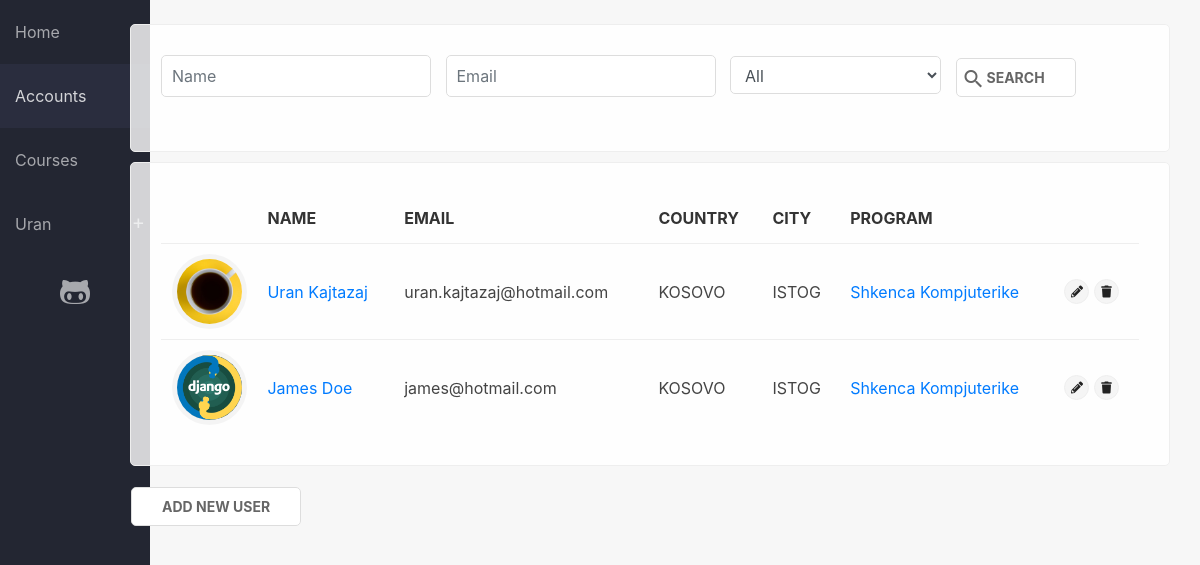
The app's page /students/ (signed in) with its own data.
### sems/models.py (models this page shows, shortened)
class Student(models.Model):
    user = models.OneToOneField(User, on_delete=models.CASCADE, null=True)
    first_name = models.CharField(max_length=100, null=True)
    last_name = models.CharField(max_length=100, null=True)
    picture = models.ImageField(null=True, blank=True, default='no-img.png')
    website = models.URLField(max_length=100, null=True, blank=True)
    email = models.EmailField(max_length=100, null=True)
    program = models.ForeignKey(Program, on_delete=models.SET_NULL, null=True)
    country = models.ForeignKey(State, on_delete=models.SET_NULL, null=True)
    city = models.CharField(max_length=100, null=True)
    course = models.ManyToManyField(Course, related_name='course', blank=True)
    course_teacher = models.ManyToManyField(Course, related_name='course_teacher', blank=True)
    viti = models.IntegerField(choices=YEARS, default=1)
    semester = models.IntegerField(choices=SEMESTER, default=1)
    level = models.CharField(max_length=100, choices=LEVELS, default=1)

class State(models.Model):
    name = models.CharField(max_length=100)
    def __str__(self):
        return self.name

class Program(models.Model):
    name = models.CharField(max_length=150)
    summary = models.TextField(null=True, blank=True)
    def __str__(self):
        return self.name

### sems/views.py (the view)
# urls.py: path('students/', views.students_view, name='students'),
def students_view(request):
    students = Student.objects.all()
    programs = Program.objects.all()
    if request.method == 'GET':
        p = request.GET.get('program', '')
        name = request.GET.get('name', '')
        email = request.GET.get('email', '')
        if p != '':
            students = Student.objects.filter(program=p, first_name__contains=name, email__contains=email)
        else:
            students = Student.objects.filter(first_name__contains=name, email__contains=email)
    if request.user.is_authenticated:
        return render(
            request,
            'students_list.html',
            {'students': students, 'programs': programs, 'media_url': settings.MEDIA_ROOT},
        )
    else:
        return redirect('login')

### sems/templates/students_list.html (shortened to what this page needs)
{% extends 'base_generic.html' %}
{% block content %}
<div class="container">
    <div class="shadow-box">
    <form class="form-spaced" action="" method="get">
        <label for="name">
            <input class="form-control" placeholder="Name" value="{{ request.GET.name }}" type="text" name="name" id="name">
        </label>
        <label for="email">
            <input class="form-control" placeholder="Email" value="{{ request.GET.email }}" type="email" name="email" id="email">
        </label>
        <label for="program">
            <select class="form-control" name="program" id="program">
                <option value="">All</option>
            </select>
        </label>
        <button type="submit" class="btn btn-primary"><i class="material-icons">search</i>Search</button>
    </form>
    </div>
    <div class="shadow-box">
        {% if students %}
        <table>
            <thead>
                <tr>
                    <th class="d-none d-sm-table-cell"></th>
                    <th>Name</th>
                    <th class="d-none d-sm-table-cell">Email</th>
                    <th class="d-none d-sm-table-cell">Country</th>
                    <th class="d-none d-sm-table-cell">City</th>
                    <th>Program</th>
                    {% if user.is_superuser and user.is_authenticated %}
                    <th></th>
                    {% endif %}
                </tr>
            </thead>
            <tbody>
                {% for s in students %}
                <tr>
                    <td class="d-none d-sm-table-cell text-center"><div class="img-round"><img src="../static/uploads/{% if s.picture %}{{ s.picture }} {% else %}no-img.png {% endif %}" /></div></td>
                    <td><a href="{% url 'student_detail' pk=s.pk %}">{{ s.first_name }} {{ s.last_name }}</a></td>
                    <td class="d-none d-sm-table-cell">{{ s.email }}</td>
                    <td class="d-none d-sm-table-cell text-uppercase">{{ s.country }}</td>
                    <td class="d-none d-sm-table-cell text-uppercase">{{ s.city }}</td>
                    <td><a href="{% url 'program_single' pk=s.program.pk %}">{{ s.program }}</a></td>
                    {% if user.is_superuser and user.is_authenticated %}
                    <td style="max-width: 120px"><a href="{% url 'user_edit' pk=s.pk %}"><span class="label sm-label"><i class="fas fa-pencil-alt"></i></span></a>
                    <span class="with-popup">
                        <a><span class="label sm-label"><i class="fas fa-trash"></i></span></a>
                    </span></td>
                    {% endif %}
                </tr>
                {% endfor %}
            </tbody>
        </table>
        {% else %}
        <p class="text-center"><i class="material-icons">sentiment_satisfied</i><br>No users added</p>
        <p class="text-center lead">Start by <a href="{% url 'user_add' %}">adding a new user</a></p>
        {% endif %}
    </div>
        {% if user.is_authenticated and user.is_superuser and students %}
        <div class="empty-box">
            <a class="btn btn-primary" href="{% url 'user_add' %}">Add new user</a>
        </div>
        {% endif %}
</div>
{% endblock %}

### sems/templates/base_generic.html (shortened to what this page needs)
{% load static %}
<html>
<head>
    <link rel="stylesheet" href="https://use.fontawesome.com/releases/v5.0.12/css/all.css">
    <link rel="stylesheet" href="{% static 'css/bootstrap.min.css' %}">
    <link rel="stylesheet" href="{% static 'css/main.css' %}">
    <link rel="stylesheet" href="{% static 'fonts/fontawesome-all.min.css' %}">
</head>
<body>
    <div class="wrapper">
        <div class="container-fluid">
            <div class="row">
                <div class="no-padding col-md-1 col-sm-4">
                    <header>
                        <nav>
                            {% url 'home' as hom %} {% url 'students' as acc %} {% url 'programs' as prog %} {% url 'login' as log %} {% url 'student_detail' pk=user.student.pk as sd %}
                            <a href="{% url 'home' %}" {% if request.path == hom %} class="active" {% endif %}>Home</a>
                            <a href="{% url 'students' %}" {% if request.path == acc %} class="active" {% endif %}>Accounts</a>
                            <a href="{% url 'programs' %}" {% if request.path == prog %} class="active" {% endif %}>Courses</a>
                            <div>
                                {% if not user.is_authenticated %}
                                <a href="{% url 'login' %}" {% if request.path == log %} class="active" {% endif %}>Login</a> {% else %}
                                <div class="dd">
                                    <a {% if request.path == sd %} class="active" {% endif %}>{{ user.student.first_name }}</a>
                                </div>
                                {% endif %}
                            </div>
                            <a href="https://github.com/urankajtazaj/SEMS" class="text-center" title="View on GitHub" target="_blank"><i class="fab fa-github-alt fa-2x"></i></a>
                        </nav>
                    </header>
                </div>
                <div class="col-md-11 col-sm-8">
                    <br>
                    {% block content %} {% endblock %}
                </div>
            </div>
        </div>
    </div>
</body>
</html>

### sems/static/css/main.css (style rules this page uses)
* { --main-color: #006992; }
body { display: flex; flex-direction: column; background-color: #f7f7f7; min-height: 100vh; }
.wrapper { flex: 1; }
.no-padding { padding: 0; }
nav { background-color: #232632; margin-bottom: 15px; border-bottom: 1px solid #eee; height: 100vh; position: fixed; min-width: 150px; }
nav a { display: block; padding: 20px 15px; color: rgba(255,255,255,.6); transition: 100ms ease; }
a.active { color: rgba(255,255,255,.8); background-color: #2A2D3E; }
.dd::before, .minus::before { content: '+'; position: absolute; right: 0; font-size: 20px; margin-top: 15px; margin-right: 5px; }
.dd { position: relative; cursor: pointer; display: block; color: rgba(255,255,255,.6); }
.shadow-box, .card-box, .empty-box { padding: 30px; border-radius: 5px; margin-bottom: 10px; display: block; border: 1px solid #eee; position: relative; background-color: rgba(255,255,255,.8); position: relative; overflow: hidden; }
.empty-box { border-color: transparent; background-color: transparent; padding: 10px 0; }
table { width: 100%; }
td, th { padding: 15px 10px; border-top: 1px solid #eee; color: #444; }
th { border: none; color: #333; text-transform: uppercase; }
.form-spaced label { margin-right: 10px; }
.btn { border: none; text-transform: uppercase; font-size: normal; font-weight: bold; border-radius: 4px; position: relative; padding: 6px 20px; padding-left: 30px; }
.label { display: inline-flex; justify-content: center; align-items: center; border-radius: 50px; background-color: #f5f5f5; color: #777; padding: 4px 10px; border: 1px solid #eee; }
.btn-primary, .empty-box a.btn-primary, .empty-box button.btn-primary, input.btn-primary, .btn-third, .btn-danger { border-radius: 5px; background-color: #fff; border: 1px solid #ddd; color: #666; font-size: 14px; box-shadow: none; padding: 8px 30px; background: #fff; }
.img-round { width: 65px; height: 65px; overflow: hidden; display: inline-flex; justify-content: center; align-items: center; border-radius: 100px; box-shadow: 0px 0px 0px 5px rgba(0,0,0,0.04); }
.img-round > img, .thumb > img { max-height: 110%; min-height: 100%; }
.form-control, .form-control[readonly], .input-styled input, .input-styled select { border-radius: 5px; background-color: #fff; width: 100%; padding: 8px 10px; border-color: #ddd; transition: 200ms ease; }
.material-icons, .label .material-icons { position: absolute; left: 0; }
.btn .material-icons { left: 5; }
td { position: relative; }
.with-popup { position: relative; }
.with-popup a { cursor: pointer; }
.sm-label { width: 25px; height: 25px; font-size: 12px; }
td .fas { color: #222; }

### records on screen
Student: picture (picture), first_name "Uran", last_name "Kajtazaj", email "uran.kajtazaj@hotmail.com", country "KOSOVO", city "ISTOG", program "Shkenca Kompjuterike"
Student: picture (picture), first_name "James", last_name "Doe", email "james@hotmail.com", country "KOSOVO", city "ISTOG", program "Shkenca Kompjuterike"

### other values on screen
{{ user.student.first_name }} "Uran"
